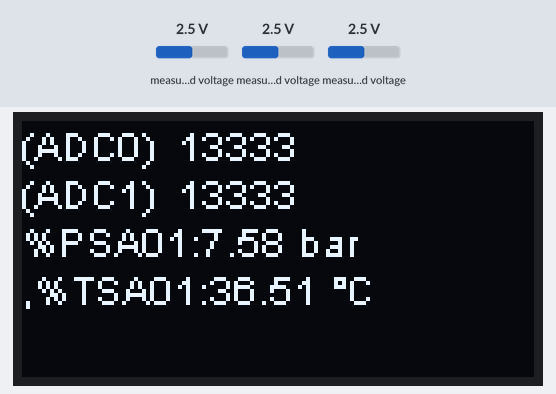
A sketch run on a simulated ESP32. Parts: 128×64 one-colour display. The test bench sets the inputs (shaded band); at power-on: measured voltage 2.5 V. What the sketch prints to the serial monitor is not drawn.

Above: at 4.0 s.
4.1 s: measured voltage (sensor 200) set to 0.1 V
At 5.6 s:
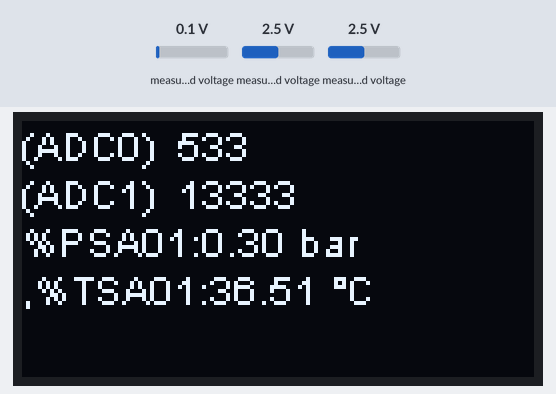
5.9 s: measured voltage (sensor 201) set to 0.1 V
At 8.1 s:
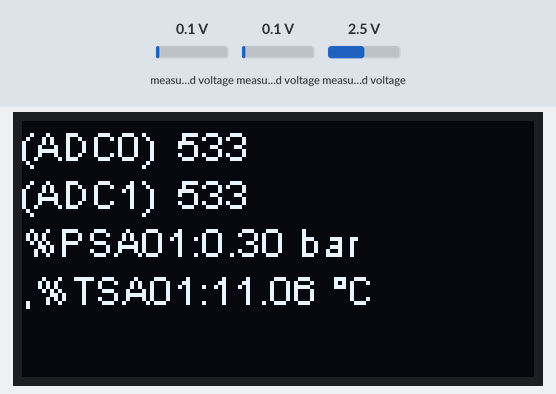
8.5 s: measured voltage (sensor 200) set to 1.2 V
At 10.5 s:
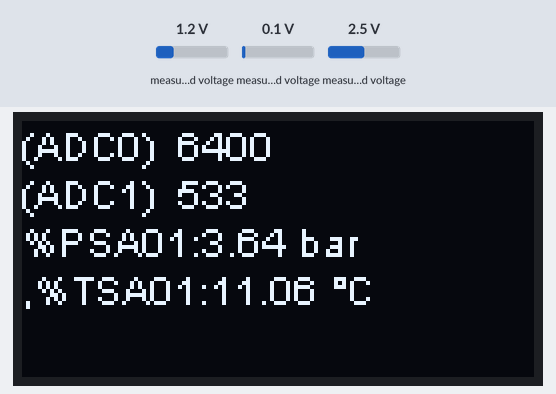
11.2 s: measured voltage (sensor 201) set to 1.2 V
At 13.0 s:
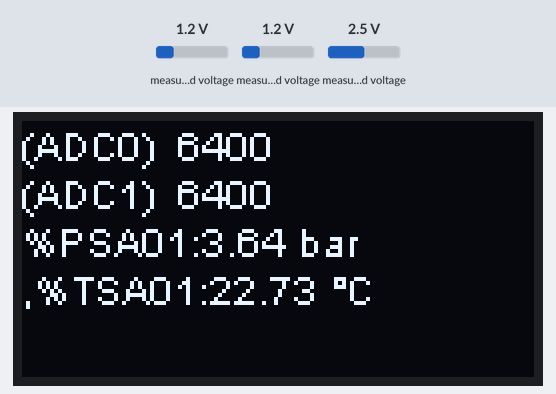
13.8 s: measured voltage (sensor 200) set to 2.5 V
At 15.4 s:
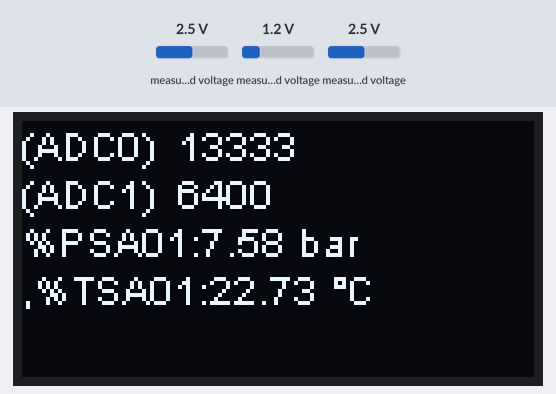
16.4 s: measured voltage (sensor 201) set to 3.8 V
At 17.9 s:
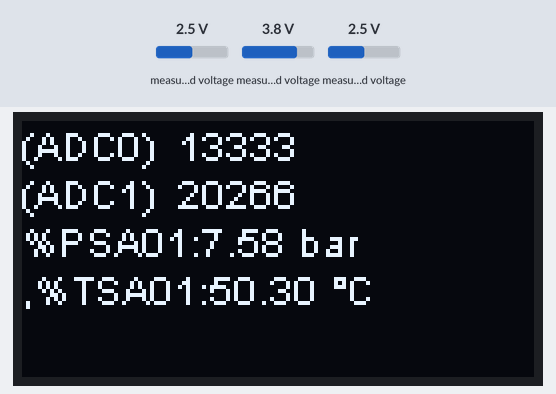
Timing chart, 0 to 19.4 s (numbered marks = the images above; inputs shaded):
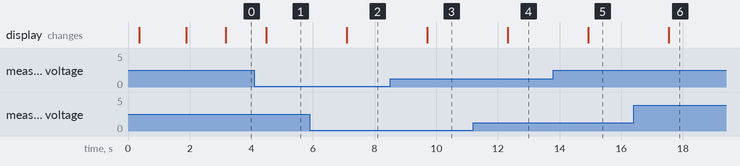

The sketch:

sender_lora_pressure_Temperature_19Aug23.ino
```cpp
#include "heltec.h"
#include "images.h"
#include <Adafruit_ADS1015.h>
#define BAND 868E6  //you can set band here directly,e.g. 868E6,915E6

unsigned int counter = 0;
unsigned int counter1 = 0;
String rssi = "RSSI --";
String packSize = "--";
String packet;

Adafruit_ADS1115 ads(0x48);
int16_t adc0, adc1, adc2, adc3;
float Pressure_Voltage = 0.0;
float Temperature_Voltage = 0.0;
float Maximum_level = 17600;
const float voltageMin = 0.0;
const float voltageMax = 3.3;
float Pressure_Percentage;
float Temperature_Percentage;
String ID1 = "%PSA01:";  //string variable ID1 to ID13 created and used to send the data to api
String ID2 = ",%TSA01:";
String datatosend_Pressure;
String datatosend_Temperature;

const float minimumOutput = 4.0;    // Minimum output value of the sensor (in mA)
const float maximumOutput = 20.0;   // Maximum output value of the sensor (in mA)
const float pressureRange = 10.0;   // Pressure range that the sensor measures (in bar)
const float resistorValue = 250.0;  // Resistance (in ohms) in the current-to-voltage converter circuit

void logo() {
  Heltec.display->clear();
  Heltec.display->drawXbm(0, 5, logo_width, logo_height, logo_bits);
  Heltec.display->display();
}

void setup() {
  //WIFI Kit series V1 not support Vext control
  Heltec.begin(true /*DisplayEnable Enable*/, true /*Heltec.Heltec.Heltec.LoRa Disable*/, true /*Serial Enable*/, true /*PABOOST Enable*/, BAND /*long BAND*/);

  Serial.begin(115200);
  ads.begin();

  Heltec.display->init();
  Heltec.display->flipScreenVertically();
  Heltec.display->setFont(ArialMT_Plain_10);
  logo();
  delay(1500);
  Heltec.display->clear();

  Heltec.display->drawString(0, 0, "Heltec.LoRa Initial success!");
  Heltec.display->display();
  delay(1000);
}

void loop() {
  adc0 = ads.readADC_SingleEnded(0);
  Pressure_Voltage = (adc0 * 0.1875) / 1000;
  Pressure_Percentage = ((adc0 / Maximum_level) * 100);
  delay(50);

  adc1 = ads.readADC_SingleEnded(1);
  Temperature_Voltage = (adc1 * 0.1875) / 1000;
  Temperature_Percentage = ((adc1 / Maximum_level) * 100);
  adc2 = ads.readADC_SingleEnded(2);
  delay(50);

  // Convert raw value to current (mA) using the map function
  float Pressure_current = (adc0 * (maximumOutput - minimumOutput) / Maximum_level) + minimumOutput;
  float Temperature_current = (adc1 * (maximumOutput - minimumOutput) / Maximum_level) + minimumOutput;
  delay(50);

  // Convert current (mA) to pressure (bar)
  float pressure = (Pressure_current - minimumOutput) * (pressureRange / (maximumOutput - minimumOutput));
  delay(50);

  // Function to map voltage to temperature using calibration data // Placeholder calibration data - Replace this with actual calibration equation or lookup table
  //float temperature = (Temperature_Voltage - voltageMin) * (30.0 - (0.0)) / (voltageMax - voltageMin) + (0.0);
  float temperature = (Temperature_Voltage - voltageMin) * (45.0 - (10.0)) / (voltageMax - voltageMin) + (10.0);
  delay(50);

  //lora sending
  datatosend_Pressure = ID1 + String(pressure);
  datatosend_Temperature = ID2 + String(temperature);

  Heltec.display->clear();
  Heltec.display->setTextAlignment(TEXT_ALIGN_LEFT);
  Heltec.display->setFont(ArialMT_Plain_10);

  Heltec.display->drawString(0, 0, "(ADC0)  " + String(adc0));
  Heltec.display->drawString(0, 12, "(ADC1)  " + String(adc1));
  Heltec.display->drawString(0, 24, String(datatosend_Pressure) + " bar");
  Heltec.display->drawString(0, 36, String(datatosend_Temperature) + " °C");
  //Heltec.display->drawString(0, 23, String(Percentage) + "%");
  Heltec.display->display();
  // send packet
  counter1++;
  delay(1000);
  if (counter1 > 100) {
    Heltec.display->display();
    counter1 = 0;
    LoRa.beginPacket();
    LoRa.setTxPower(14, RF_PACONFIG_PASELECT_PABOOST);
    LoRa.print(datatosend_Pressure);
    delay(100);
    LoRa.print(datatosend_Temperature);
    delay(100);
    LoRa.print(String("|"));
    LoRa.endPacket();
    delay(500);
    Serial.print(datatosend_Pressure + datatosend_Temperature + String("|"));
    Serial.println("*****************data sent*****************");

    /* LoRa.beginPacket();
  LoRa.setTxPower(14,RF_PACONFIG_PASELECT_PABOOST);
  LoRa.print("ADC0: " + String(adc0) + "ADC1: " + String(adc1));
  Serial.print(datatosend_Pressure + datatosend_Temperature);
  LoRa.endPacket();*/
    counter++;
    digitalWrite(LED, HIGH);  // turn the LED on (HIGH is the voltage level)
    delay(1000);              // wait for a second
    digitalWrite(LED, LOW);   // turn the LED off by making the voltage LOW
    delay(2000);
  }
  Serial.print("1.AIN0: ");
  Serial.println(adc0);
  Serial.print("2.AIN1: ");
  Serial.println(adc1);
  Serial.print("2.Pressure Voltage: ");
  Serial.print(Pressure_Voltage, 7);
  Serial.print("Temperature Volatge: ");
  Serial.println(Temperature_Voltage, 7);
  Serial.print("3.Pressure Current (mA): ");
  Serial.print(Pressure_current, 5);
  Serial.print("Temperature Current (mA): ");
  Serial.println(Temperature_current, 5);
  Serial.print("4.Pressure (bar): ");
  Serial.println(pressure, 5);
  Serial.print("5.Temperature: ");
  Serial.print(temperature);
  Serial.println(" °C");
  Serial.println("6.Pressure_Percentage: " + String(Pressure_Percentage) + "%" + "Temperature_Percentage:" + String(Temperature_Percentage) + "%");
  Serial.println("");
}
```

Source omitted: images.h (data table, 5849 bytes)

Measured:
- after the input at 4.1 s, the display: changes after 0.38 s (image 1)
- after the input at 5.9 s, the display: changes after 1.2 s (image 2)
- after the input at 8.5 s, the display: changes after 1.2 s (image 3)
- after the input at 11.2 s, the display: changes after 1.1 s (image 4)
- after the input at 13.8 s, the display: changes after 1.1 s (image 5)
- after the input at 16.4 s, the display: changes after 1.1 s (image 6)
